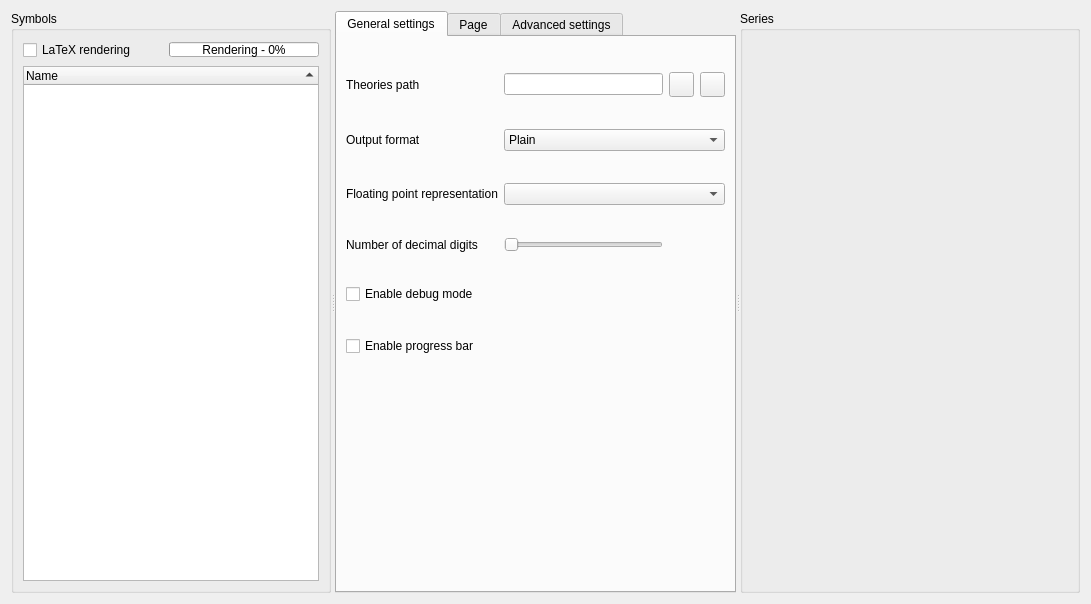
<ui version="4.0" >
 <class>panelWidget</class>
 <widget class="QWidget" name="panelWidget" >
  <property name="geometry" >
   <rect>
    <x>0</x>
    <y>0</y>
    <width>1091</width>
    <height>604</height>
   </rect>
  </property>
  <property name="sizePolicy" >
   <sizepolicy vsizetype="Minimum" hsizetype="Fixed" >
    <horstretch>0</horstretch>
    <verstretch>0</verstretch>
   </sizepolicy>
  </property>
  <property name="minimumSize" >
   <size>
    <width>347</width>
    <height>235</height>
   </size>
  </property>
  <property name="maximumSize" >
   <size>
    <width>3000</width>
    <height>3000</height>
   </size>
  </property>
  <property name="windowTitle" >
   <string>Pyranha control panel</string>
  </property>
  <layout class="QGridLayout" name="gridLayout_4" >
   <item row="0" column="0" >
    <widget class="QSplitter" name="splitter_2" >
     <property name="orientation" >
      <enum>Qt::Horizontal</enum>
     </property>
     <widget class="QSplitter" name="splitter" >
      <property name="orientation" >
       <enum>Qt::Horizontal</enum>
      </property>
      <widget class="QGroupBox" name="groupBox_2" >
       <property name="sizePolicy" >
        <sizepolicy vsizetype="Preferred" hsizetype="Fixed" >
         <horstretch>0</horstretch>
         <verstretch>0</verstretch>
        </sizepolicy>
       </property>
       <property name="minimumSize" >
        <size>
         <width>320</width>
         <height>0</height>
        </size>
       </property>
       <property name="maximumSize" >
        <size>
         <width>320</width>
         <height>16777215</height>
        </size>
       </property>
       <property name="title" >
        <string>Symbols</string>
       </property>
       <layout class="QGridLayout" name="gridLayout" >
        <item row="0" column="0" >
         <widget class="QCheckBox" name="latexRenderCheckBox" >
          <property name="toolTip" >
           <string>Enable TeX rendering (a TeX installation must be available)</string>
          </property>
          <property name="text" >
           <string>LaTeX rendering</string>
          </property>
          <property name="icon" >
           <iconset>
            <normaloff/>
           </iconset>
          </property>
         </widget>
        </item>
        <item row="0" column="1" >
         <widget class="QProgressBar" name="latexRenderingProgressBar" >
          <property name="sizePolicy" >
           <sizepolicy vsizetype="Fixed" hsizetype="Fixed" >
            <horstretch>0</horstretch>
            <verstretch>0</verstretch>
           </sizepolicy>
          </property>
          <property name="minimumSize" >
           <size>
            <width>150</width>
            <height>15</height>
           </size>
          </property>
          <property name="maximumSize" >
           <size>
            <width>150</width>
            <height>15</height>
           </size>
          </property>
          <property name="maximum" >
           <number>100</number>
          </property>
          <property name="value" >
           <number>0</number>
          </property>
          <property name="orientation" >
           <enum>Qt::Horizontal</enum>
          </property>
          <property name="format" >
           <string>Rendering - %p%</string>
          </property>
         </widget>
        </item>
        <item row="1" column="0" colspan="2" >
         <widget class="QTreeWidget" name="treeWidget" >
          <property name="alternatingRowColors" >
           <bool>true</bool>
          </property>
          <property name="iconSize" >
           <size>
            <width>24</width>
            <height>24</height>
           </size>
          </property>
          <property name="rootIsDecorated" >
           <bool>true</bool>
          </property>
          <property name="sortingEnabled" >
           <bool>true</bool>
          </property>
          <property name="animated" >
           <bool>true</bool>
          </property>
          <property name="allColumnsShowFocus" >
           <bool>false</bool>
          </property>
          <column>
           <property name="text" >
            <string>Name</string>
           </property>
          </column>
         </widget>
        </item>
       </layout>
       <zorder>latexRenderingProgressBar</zorder>
       <zorder>latexRenderCheckBox</zorder>
       <zorder>treeWidget</zorder>
      </widget>
      <widget class="QTabWidget" name="tabWidget" >
       <property name="sizePolicy" >
        <sizepolicy vsizetype="Expanding" hsizetype="MinimumExpanding" >
         <horstretch>0</horstretch>
         <verstretch>0</verstretch>
        </sizepolicy>
       </property>
       <property name="tabPosition" >
        <enum>QTabWidget::North</enum>
       </property>
       <property name="tabShape" >
        <enum>QTabWidget::Rounded</enum>
       </property>
       <property name="currentIndex" >
        <number>0</number>
       </property>
       <widget class="QWidget" name="tab1" >
        <property name="geometry" >
         <rect>
          <x>0</x>
          <y>0</y>
          <width>399</width>
          <height>559</height>
         </rect>
        </property>
        <attribute name="title" >
         <string>General settings</string>
        </attribute>
        <layout class="QGridLayout" name="gridLayout_5" >
         <item row="0" column="0" >
          <widget class="QLabel" name="label_7" >
           <property name="text" >
            <string>Theories path</string>
           </property>
          </widget>
         </item>
         <item row="0" column="1" >
          <widget class="QLineEdit" name="theoriesPathLineEdit" />
         </item>
         <item row="0" column="2" >
          <widget class="QPushButton" name="theoriesPathButton" >
           <property name="minimumSize" >
            <size>
             <width>25</width>
             <height>25</height>
            </size>
           </property>
           <property name="maximumSize" >
            <size>
             <width>25</width>
             <height>25</height>
            </size>
           </property>
           <property name="toolTip" >
            <string>Select path for theories of motion</string>
           </property>
           <property name="text" >
            <string/>
           </property>
           <property name="icon" >
            <iconset resource="__resources.qrc" >
             <normaloff>:/images/images/reload.png</normaloff>:/images/images/reload.png</iconset>
           </property>
          </widget>
         </item>
         <item row="0" column="3" >
          <widget class="QPushButton" name="resetPathButton" >
           <property name="minimumSize" >
            <size>
             <width>25</width>
             <height>25</height>
            </size>
           </property>
           <property name="maximumSize" >
            <size>
             <width>25</width>
             <height>25</height>
            </size>
           </property>
           <property name="toolTip" >
            <string>Reset path for theories of motion to default value</string>
           </property>
           <property name="text" >
            <string/>
           </property>
           <property name="icon" >
            <iconset>
             <normaloff>:/images/reload.png</normaloff>:/images/reload.png</iconset>
           </property>
          </widget>
         </item>
         <item row="1" column="0" >
          <widget class="QLabel" name="label" >
           <property name="text" >
            <string>Output format</string>
           </property>
          </widget>
         </item>
         <item row="1" column="1" colspan="3" >
          <widget class="QComboBox" name="comboBox" >
           <property name="layoutDirection" >
            <enum>Qt::LeftToRight</enum>
           </property>
           <item>
            <property name="text" >
             <string>Plain</string>
            </property>
           </item>
           <item>
            <property name="text" >
             <string>Latex</string>
            </property>
           </item>
          </widget>
         </item>
         <item row="2" column="0" >
          <widget class="QLabel" name="label_3" >
           <property name="text" >
            <string>Floating point representation</string>
           </property>
          </widget>
         </item>
         <item row="2" column="1" colspan="3" >
          <widget class="QComboBox" name="fpComboBox" >
           <property name="layoutDirection" >
            <enum>Qt::LeftToRight</enum>
           </property>
          </widget>
         </item>
         <item row="3" column="0" >
          <widget class="QLabel" name="label_2" >
           <property name="text" >
            <string>Number of decimal digits</string>
           </property>
          </widget>
         </item>
         <item row="3" column="1" >
          <widget class="QSlider" name="digitsSlider" >
           <property name="orientation" >
            <enum>Qt::Horizontal</enum>
           </property>
          </widget>
         </item>
         <item row="3" column="2" colspan="2" >
          <widget class="QLabel" name="digitsLabel" >
           <property name="text" >
            <string/>
           </property>
           <property name="alignment" >
            <set>Qt::AlignCenter</set>
           </property>
          </widget>
         </item>
         <item row="4" column="0" >
          <widget class="QCheckBox" name="checkBox" >
           <property name="text" >
            <string>Enable debug mode</string>
           </property>
          </widget>
         </item>
         <item row="5" column="0" >
          <widget class="QCheckBox" name="checkBox_2" >
           <property name="text" >
            <string>Enable progress bar</string>
           </property>
          </widget>
         </item>
         <item row="6" column="0" colspan="2" >
          <spacer>
           <property name="orientation" >
            <enum>Qt::Vertical</enum>
           </property>
           <property name="sizeType" >
            <enum>QSizePolicy::Fixed</enum>
           </property>
           <property name="sizeHint" stdset="0" >
            <size>
             <width>129</width>
             <height>200</height>
            </size>
           </property>
          </spacer>
         </item>
        </layout>
       </widget>
       <widget class="QWidget" name="tab" >
        <property name="geometry" >
         <rect>
          <x>0</x>
          <y>0</y>
          <width>399</width>
          <height>559</height>
         </rect>
        </property>
        <attribute name="title" >
         <string>Page</string>
        </attribute>
        <layout class="QGridLayout" >
         <item row="0" column="0" >
          <widget class="QGroupBox" name="groupBox" >
           <property name="title" >
            <string>GroupBox</string>
           </property>
           <layout class="QGridLayout" >
            <item row="0" column="0" >
             <widget class="QRadioButton" name="radioButton" >
              <property name="text" >
               <string>RadioButton</string>
              </property>
              <property name="checked" >
               <bool>true</bool>
              </property>
             </widget>
            </item>
            <item row="0" column="1" >
             <widget class="QRadioButton" name="radioButton_2" >
              <property name="text" >
               <string>RadioButton</string>
              </property>
             </widget>
            </item>
           </layout>
          </widget>
         </item>
         <item row="1" column="0" >
          <spacer>
           <property name="orientation" >
            <enum>Qt::Vertical</enum>
           </property>
           <property name="sizeHint" stdset="0" >
            <size>
             <width>183</width>
             <height>311</height>
            </size>
           </property>
          </spacer>
         </item>
        </layout>
       </widget>
       <widget class="QWidget" name="tab_2" >
        <property name="geometry" >
         <rect>
          <x>0</x>
          <y>0</y>
          <width>399</width>
          <height>559</height>
         </rect>
        </property>
        <attribute name="title" >
         <string>Advanced settings</string>
        </attribute>
        <layout class="QGridLayout" name="gridLayout_3" >
         <item row="0" column="0" >
          <widget class="QLabel" name="label_4" >
           <property name="text" >
            <string>Maximum load factor for hashed containers</string>
           </property>
          </widget>
         </item>
         <item row="0" column="1" >
          <widget class="QDoubleSpinBox" name="doubleSpinBox" >
           <property name="minimum" >
            <double>0.100000000000000</double>
           </property>
           <property name="maximum" >
            <double>0.900000000000000</double>
           </property>
           <property name="singleStep" >
            <double>0.050000000000000</double>
           </property>
          </widget>
         </item>
         <item row="1" column="0" >
          <spacer name="verticalSpacer" >
           <property name="orientation" >
            <enum>Qt::Vertical</enum>
           </property>
           <property name="sizeHint" stdset="0" >
            <size>
             <width>20</width>
             <height>40</height>
            </size>
           </property>
          </spacer>
         </item>
        </layout>
       </widget>
      </widget>
     </widget>
     <widget class="QGroupBox" name="groupBox_3" >
      <property name="sizePolicy" >
       <sizepolicy vsizetype="Preferred" hsizetype="Expanding" >
        <horstretch>0</horstretch>
        <verstretch>0</verstretch>
       </sizepolicy>
      </property>
      <property name="minimumSize" >
       <size>
        <width>340</width>
        <height>0</height>
       </size>
      </property>
      <property name="maximumSize" >
       <size>
        <width>340</width>
        <height>16777215</height>
       </size>
      </property>
      <property name="title" >
       <string>Series</string>
      </property>
      <layout class="QGridLayout" name="gridLayout_2" />
     </widget>
    </widget>
   </item>
  </layout>
 </widget>
 <resources>
  <include location="__resources.qrc" />
 </resources>
 <connections/>
</ui>
